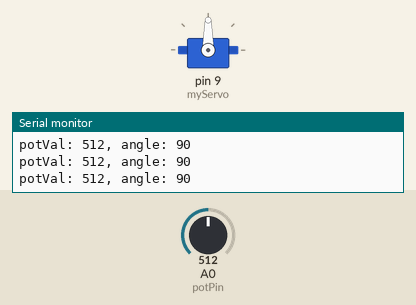
This sketch was run on a simulated Arduino Uno, built with avr-gcc and run on an emulated ATmega328P. On the bench: servo, the last lines printed to the serial monitor. The inputs (shaded band) are chosen by the test bench; at power-on: A0 (potPin) = 512.

Above: at 1.2 s.
1.3 s: A0 (potPin) set to 554
At 2.5 s:
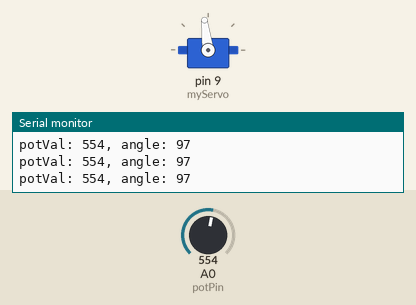
2.8 s: A0 (potPin) set to 586
At 4.0 s:
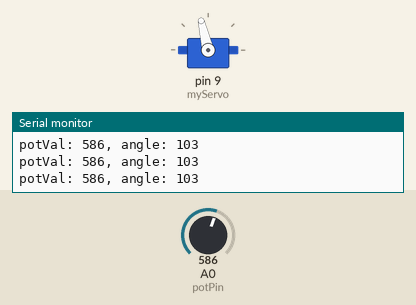
4.3 s: A0 (potPin) set to 983
At 4.9 s:
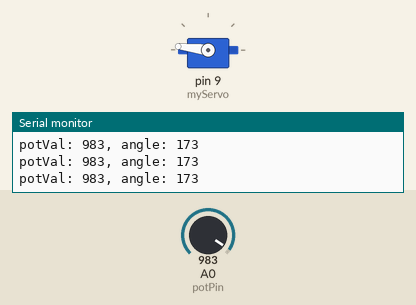
5.8 s: A0 (potPin) set to 1015
At 7.0 s:
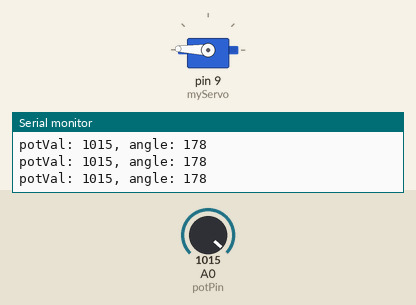
7.3 s: A0 (potPin) set to 900
At 8.2 s:
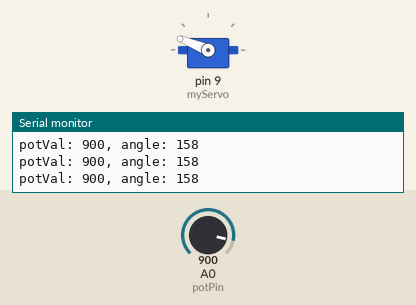
8.8 s: A0 (potPin) set to 1023
At 10.0 s:
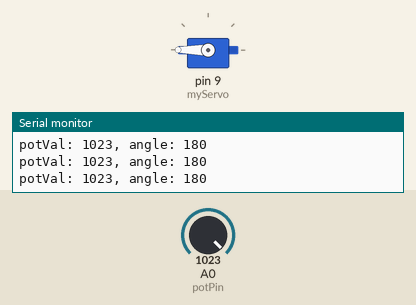
Timing chart, 0 to 11.3 s (numbered marks = the images above; inputs shaded):
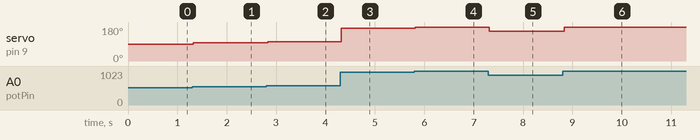

The sketch:

Lesson_05_Mood_Cue.ino
```cpp
#include <Servo.h>
Servo myServo;
int const potPin = A0;
int potVal;
int angle;

void setup() {
  myServo.attach(9);

  Serial.begin(9700);
}

void loop() {
  potVal = analogRead(potPin);
  Serial.print("potVal: ");
  Serial.print(potVal);
  angle = map(potVal, 0, 1022, 0, 180);
  Serial.print(", angle: ");
  Serial.println(angle);

  myServo.write(angle);
  delay(15);
}
```

Measured:
- after the input at 1.3 s, servo on pin 9 (myServo): 90° → 97° at once
- after the input at 2.8 s, servo on pin 9 (myServo): 97° → 103° at once
- after the input at 4.3 s, servo on pin 9 (myServo): 103° → 173° at once
- after the input at 5.8 s, servo on pin 9 (myServo): 173° → 178° at once
- after the input at 7.3 s, servo on pin 9 (myServo): 178° → 158° at once
- after the input at 8.8 s, servo on pin 9 (myServo): 158° → 180° at once
